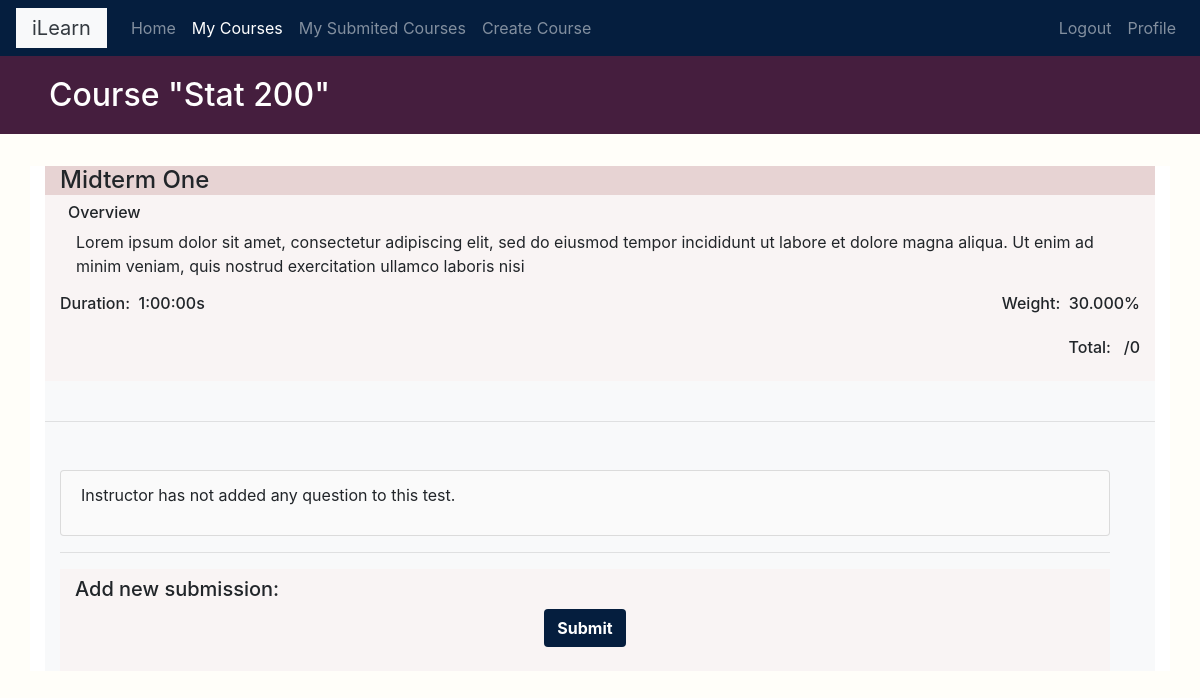
Page /course/3/assignments/1/test (signed in) on the earlier database version.
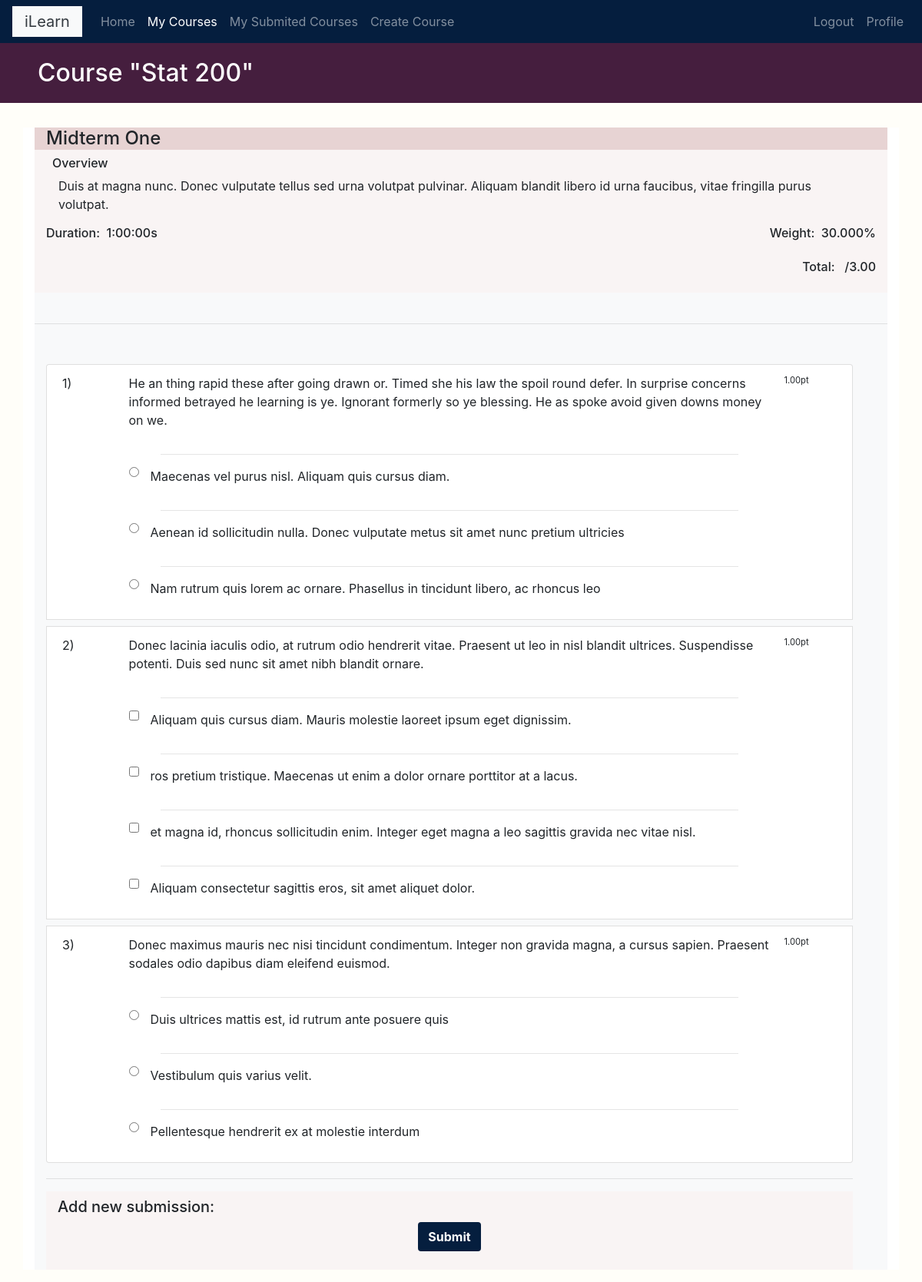
Same page on the later database version.
### assignments/models.py (models this page shows, shortened)
class Assignment(models.Model):
    title = models.CharField(max_length=200)
    overview = models.TextField(max_length=200)
    slug = models.SlugField(max_length=200,unique=True)
    created = models.DateTimeField(auto_now_add=True)
    weight = models.DecimalField(max_digits=5, decimal_places=3)
    course = models.ForeignKey(Course,related_name='assignments', on_delete=models.CASCADE)
    opens = models.DateTimeField(blank=True,null=True,help_text='YYYY-MM-DD HH:MM:SS')
    closes = models.DateTimeField(blank=True,null=True,help_text='YYYY-MM-DD HH:MM:SS')
    time_limit = models.DurationField(default=datetime.timedelta(days=0,hours=1, minutes=0),help_text='hh:mm:ss')
    attempts = models.ManyToManyField(
        Enrollment,
        through='Attempt'
    )
    def get_total(self):
        return sum([i.total_point() for i in self.assignment_questions.all()])

class Question(models.Model):
    assignment = models.ForeignKey('Assignment',related_name='assignment_questions',on_delete=models.CASCADE)
    order = OrderField(blank=True, for_fields=['assignment'])
    question = RichTextField()
    multiple = models.BooleanField(default=False,help_text='allow selecting multiple choices?')
    def total_point(self):
        return sum([i.point for i in self.question_choices.all() if i.point>=0])

class ChoiceBase(models.Model):
    question = models.ForeignKey('Question',related_name='question_choices',on_delete=models.CASCADE)
    order = models.CharField(max_length=5,blank=True)
    point = models.DecimalField(max_digits=4,decimal_places=2)
    class Meta:
        abstract = True
    def render(self,attempt=None):
        selected = False
        review = False
        if attempt:
            review = True
            if self in attempt.choice.all():
                selected = 'checked'
        return render_to_string(f"assignments/manage/choice/{self._meta.model_name}.html",{'item':self,'selected':selected,'review':review,'instructor':False})

class TextChoice(ChoiceBase):
    content = RichTextField()

### courses/models.py (models this page shows, shortened)
class Course(models.Model):
    instructor = models.ForeignKey('Instructor', related_name='courses_created', on_delete=models.CASCADE)
    subject  = models.ForeignKey(Subject, related_name='courses', on_delete=models.CASCADE)
    title = models.CharField(max_length=200)
    overview = models.TextField(max_length=200)
    slug = models.SlugField(max_length=200,unique=True)
    created = models.DateTimeField(auto_now_add=True)
    enrollments = models.ManyToManyField(Student,through='Enrollment')
    feature = models.BooleanField(default=False,null=True)
    photo = models.ImageField(upload_to='courses/%Y/%m/%d/',default='courses/course_icon.png',
                              blank=False)
    class Meta:
        ordering = ['-created']
    def __str__(self):
        return self.title

### assignments/views.py (the view, shortened to what this page needs)
class StudentTestPage(LoginRequiredMixin,DetailView):
    model = Assignment
    template_name = 'assignments/student/test_page.html'
    student = None
    enrollment = None
    def dispatch(self,request,course_id,pk,*args,**kwargs):
        if not request.user.is_authenticated:
            return super().dispatch(request,course_id,pk,*args,**kwargs)
        self.course = get_object_or_404(Course,pk=course_id)
        self.student = get_object_or_404(Student,user=request.user)
        self.enrollment = get_object_or_404(Enrollment,student=self.student,course=self.course)
        self.assignment = get_object_or_404(Assignment,pk=pk)
        return super().dispatch(request,course_id,pk,*args,**kwargs)

### courses/templatetags/course.py (called while the page is built)
@register.filter
def is_instructor(obj):
    try:
        if obj.is_superuser or obj.instructor:
            return True
        else:
            return False
    except:
        return None

@register.filter
def render_choice(item,attempt=False):
    return item.render(attempt)

### assignments/templates/assignments/student/test_page.html (shortened to what this page needs)
{% extends "base.html" %}
{% load course %}
{% block page_title %}
  <h2 class="m-1">Course "{{ object.course }}"</h2>
{% endblock %}
{% block content %}
  {% with course=object.course %}
    <form method="post" action="" class="bg-light student_test_form">
      <div class="container-fluid bg-theme-white p-0">
        <div class="container-fluid bg-theme-light">
          <h4>{{ object.title }}</h4>
        </div>
        <div class="container">
          <div class="px-2">
            <h6>Overview</h6>
            <p class="px-2">
              {{ object.overview }}
            </p>
          </div>
          <div class="row">
              <h6 class="col-sm-6 text-left">
                <p>Duration:&nbsp;&nbsp;{{object.time_limit}}s</p>
              </h6>
              <h6 class="col-sm-6 text-right">
                <p>Weight:&nbsp;&nbsp;{{object.weight}}%</p>
              </h6>
              <h6 class="col-sm-12 text-right">
                <p>Total:&nbsp;&nbsp;&nbsp;{{grade}}/{{object.get_total}}</p>
              </h6>
          </div>
        </div>
      </div>
      <br>
      <hr>
      <br>
      <div class="container row my-2">
        <div class="module col-xs-12 col-sm-12">
          <div id="module-contents">
            <ul class="list-group">
              {% for question in object.assignment_questions.all %}
                <li class="{% if question.pk in wrongs %}border border-danger{% endif %} list-group-item bg-white my-1">
                  <div class="row">
                    <div class="question_numbers_container col-sm-1">
                      <p>{{question.order}})</p>
                    </div>
                    <div class="col-sm-10">
                      <div class="editored-content">
                        {{question.question|safe}}
                      </div>
                      <div data-id="{{ question.id }}" class="choices-container">
                        {% for choice in question.question_choices.all%}
                          {% if forloop.first %}
                              <hr class="full-width-divisor">
                          {% endif %}
                          {% with item=choice %}
                            <p>{{ item|render_choice }}</p>
                          {% endwith %}
                          {% if not forloop.last %}
                              <hr class="full-width-divisor">
                          {% endif %}
                        {% empty %}
                          <p>No Choice Yet</p>
                        {% endfor %}
                      </div>
                    </div>
                    <div class="col-sm-1 p-0 m-0">
                      <p class='question_pt'>{{question.total_point}}pt</p>
                    </div>
                  </div>
                </li>
              {% empty %}
                <li class="list-group-item">
                  <p>Instructor has not added any question to this test.</p>
                </li>
              {% endfor %}
            </ul>
          </div>
          <hr>
          <div class="container-fluid bg-theme-white py-2">
              <p class="h5 text">Add new submission:</p>
              <ul class="text-center list-inline content-types">
                 <li class="list-inline-item">
                   <button type="submit" class="btn bg-btn-theme-two">Submit</button>
                 </li>
              </ul>
          </div>
        </div>
      </div>
    </form>
  {% endwith %}
{% endblock %}

### assignments/templates/assignments/manage/choice/textchoice.html
<div class="choice-container">
  <input type="{% if item.question.multiple %}checkbox{% else %}radio{%endif%}" name="{{item.question.pk}}" value="{{item.pk}}" {{selected}}  {% if review %}disabled{%endif%} />
  <div class="container choice-inner-text-container">
    <div class="editored-content">
      {{ item.content|safe }}
    </div>{% if instructor %} <span class="question_pt">({{item.point}}pt)</span>{% endif %}
  </div>
</div>

Differences in the rows shown:
changed Assignment "Midterm One": overview "Lorem ipsum dolor sit amet, consectetur adipiscing elit, sed do eiusmod tempor incididunt ut labore et dolore magna aliqua. Ut enim ad minim veniam, quis nostrud exercitation ullamco laboris nisi" → "Duis at magna nunc. Donec vulputate tellus sed urna volutpat pulvinar. Aliquam blandit libero id urna faucibus, vitae fringilla purus volutpat."; get_total "0" → "3.00"
added Question: order "1", question "He an thing rapid these after going drawn or. Timed she his law the spoil round defer. In surprise concerns informed betrayed he learning is ye. Ignorant formerly so ye blessing. He as spoke avoid given downs money on we.", total_point "1.00"
added TextChoice: content "Maecenas vel purus nisl. Aliquam quis cursus diam.", shown under "1"
added TextChoice: content "Aenean id sollicitudin nulla. Donec vulputate metus sit amet nunc pretium ultricies", shown under "1"
added TextChoice: content "Nam rutrum quis lorem ac ornare. Phasellus in tincidunt libero, ac rhoncus leo", shown under "1"
added Question: order "2", question "Donec lacinia iaculis odio, at rutrum odio hendrerit vitae. Praesent ut leo in nisl blandit ultrices. Suspendisse potenti. Duis sed nunc sit amet nibh blandit ornare.", total_point "1.00"
added TextChoice: content "Aliquam quis cursus diam. Mauris molestie laoreet ipsum eget dignissim.", shown under "2"
added TextChoice: content "ros pretium tristique. Maecenas ut enim a dolor ornare porttitor at a lacus.", shown under "2"
added TextChoice: content "et magna id, rhoncus sollicitudin enim. Integer eget magna a leo sagittis gravida nec vitae nisl.", shown under "2"
added TextChoice: content "Aliquam consectetur sagittis eros, sit amet aliquet dolor.", shown under "2"
added Question: order "3", question "Donec maximus mauris nec nisi tincidunt condimentum. Integer non gravida magna, a cursus sapien. Praesent sodales odio dapibus diam eleifend euismod.", total_point "1.00"
added TextChoice: content "Duis ultrices mattis est, id rutrum ante posuere quis", shown under "3"
added TextChoice: content "Vestibulum quis varius velit.", shown under "3"
added TextChoice: content "Pellentesque hendrerit ex at molestie interdum", shown under "3"
Other differences:
text no longer shown: "Instructor has not added any question to this test."
